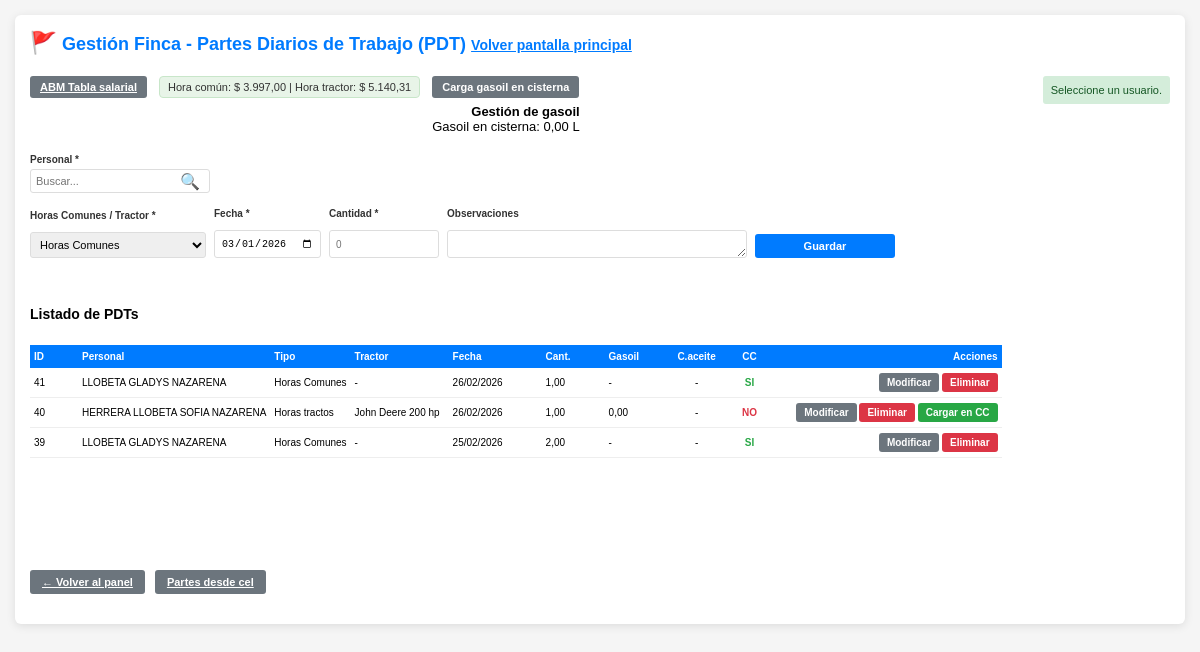
Page /gestionar_finca.php?cc=sin_usuario (signed in) on the earlier database version.
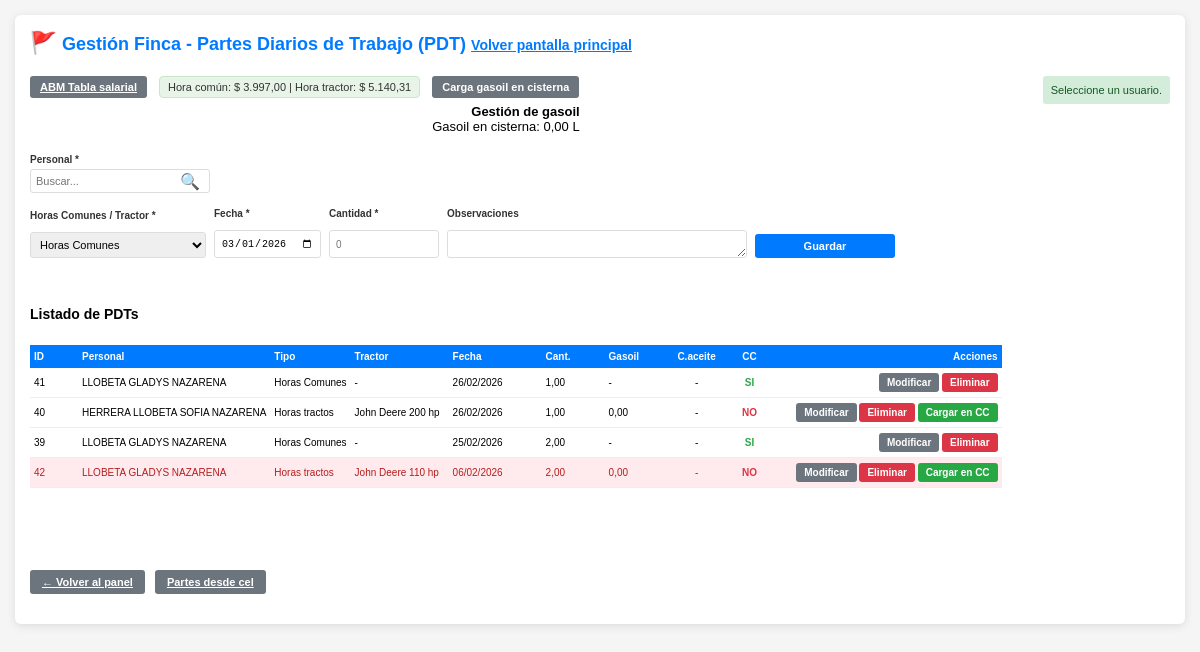
Same page on the later database version.
### tables this page shows
CREATE TABLE `pdt` (
  `id` int(11) NOT NULL AUTO_INCREMENT,
  `usuario_id` int(11) NOT NULL,
  `tipo_horas` enum('Horas tractos','Horas Comunes') NOT NULL DEFAULT 'Horas Comunes',
  `tractor` varchar(100) DEFAULT NULL,
  `fecha` date NOT NULL,
  `horas` decimal(5,2) DEFAULT 0.00,
  `cant_gasoil` decimal(6,2) DEFAULT NULL,
  `cambio_aceite` tinyint(1) DEFAULT 0,
  `en_cc` tinyint(1) DEFAULT 0,
  `observaciones` text DEFAULT NULL,
  `fecha_creacion` timestamp NOT NULL DEFAULT current_timestamp(),
  `fecha_modificacion` timestamp NOT NULL DEFAULT current_timestamp() ON UPDATE current_timestamp(),
  PRIMARY KEY (`id`),
  KEY `idx_usuario` (`usuario_id`),
  KEY `idx_fecha` (`fecha`),
  CONSTRAINT `pdt_ibfk_1` FOREIGN KEY (`usuario_id`) REFERENCES `usuarios` (`id`) ON DELETE CASCADE
);

CREATE TABLE `usuarios` (
  `id` int(11) NOT NULL AUTO_INCREMENT,
  `apellido` varchar(150) NOT NULL,
  `dni` varchar(20) NOT NULL,
  `cuit` varchar(25) DEFAULT NULL,
  `domicilio` varchar(200) DEFAULT NULL,
  `email` varchar(100) DEFAULT NULL,
  `celular` varchar(20) DEFAULT NULL,
  `consorcio` varchar(100) DEFAULT NULL,
  PRIMARY KEY (`id`)
);

### gestionar_finca.php (the view, shortened to what this page needs)
<?php
include 'db.php';
$desde_cel = DESDE_CEL;
if ($desde_cel) {
    $form_action_url = 'partes_desde_cel.php';
    $titulo_pagina = 'Partes desde cel';
} else {
    $form_action_url = 'gestionar_finca.php';
    $titulo_pagina = 'Gestión Finca - Partes Diarios de Trabajo (PDT)';
}
$es_nivel_0 = (isset($_SESSION['acceso_nivel']) && (int)$_SESSION['acceso_nivel'] === 0);
$mostrar_vista_completa = true;
$mensaje = '';
$pdt_edit = null;
if ($_SERVER['REQUEST_METHOD'] === 'GET' && isset($_GET['cc'])) {
    if ($_GET['cc'] === 'ok') $mensaje = 'Trabajos CC=NO cargados en cuenta corriente correctamente.';
    elseif ($_GET['cc'] === 'sin_usuario') $mensaje = 'Seleccione un usuario.';
    elseif ($_GET['cc'] === 'sin_datos' || $_GET['cc'] === 'sin_horas') $mensaje = 'No hay trabajos con CC=NO para cargar.';
    elseif ($_GET['cc'] === 'sin_tabla_salarial') $mensaje = 'Falta configurar tabla salarial.';
    elseif ($_GET['cc'] === 'error') $mensaje = 'Error: ' . ($_GET['msg'] ?? '');
}
$tractor_default = 'Horas Comunes';
$lista_pdt = [];
$sql_lista = "SELECT p.id, p.usuario_id, p.tipo_horas, p.tractor, p.fecha, p.horas, p.cant_gasoil, p.cambio_aceite, p.en_cc, p.observaciones, u.apellido AS usuario_nombre FROM pdt p INNER JOIN usuarios u ON u.id = p.usuario_id ORDER BY p.fecha DESC, p.id DESC LIMIT 200";
$res_lista = mysqli_query($conexion, $sql_lista);
if ($res_lista) {
    while ($row = mysqli_fetch_assoc($res_lista)) {
        $keys = array_map('strtolower', array_keys($row));
        $combined = @array_combine($keys, array_values($row));
        $lista_pdt[] = (is_array($combined) ? $combined : $row);
    }
}
$gasoil_en_sisterna = 0;
$r_g = mysqli_query($conexion, "SELECT COALESCE(SUM(cantidad), 0) AS total FROM gasoil");
if ($r_g && $f_g = mysqli_fetch_assoc($r_g)) {
    $gasoil_en_sisterna = (float)$f_g['total'];
}
$tractores_lista = array('John Deere 200 hp', 'John Deere 110 hp', 'New Holland TM150', 'New Holland 7630', 'Massey Ferguson 1165');
foreach ($tractores_lista as $tr) {
    $tr_esc = mysqli_real_escape_string($conexion, $tr);
    $ultimo = mysqli_query($conexion, "SELECT id, fecha FROM pdt WHERE tractor = '$tr_esc' AND cambio_aceite = 1 ORDER BY fecha DESC, id DESC LIMIT 1");
    if ($ultimo && $row_ult = mysqli_fetch_assoc($ultimo)) {
        $id_ult = (int)$row_ult['id'];
        $fecha_ult = mysqli_real_escape_string($conexion, $row_ult['fecha']);
        $suma = mysqli_query($conexion, "SELECT COALESCE(SUM(horas),0) AS h, COALESCE(SUM(cant_gasoil),0) AS g FROM pdt WHERE tractor = '$tr_esc' AND (fecha > '$fecha_ult' OR (fecha = '$fecha_ult' AND id > $id_ult))");
        if ($suma && $s = mysqli_fetch_assoc($suma)) {
            $horas = (float)$s['h'];
            $gasoil = (float)$s['g'];
        }
    } else {
        $suma = mysqli_query($conexion, "SELECT COALESCE(SUM(horas),0) AS h, COALESCE(SUM(cant_gasoil),0) AS g FROM pdt WHERE tractor = '$tr_esc'");
        if ($suma && $s = mysqli_fetch_assoc($suma)) {
            $horas = (float)$s['h'];
            $gasoil = (float)$s['g'];
        }
    }
}
$ultima_tabla_salarial = ['valor_hora_comun' => 0, 'valor_hora_tractor' => 0];
$res_ult = mysqli_query($conexion, "SELECT valor_hora_comun, valor_hora_tractor FROM tabla_salarial ORDER BY id DESC LIMIT 1");
if ($res_ult && $row_ult = mysqli_fetch_assoc($res_ult)) {
    $ultima_tabla_salarial['valor_hora_comun'] = (float)$row_ult['valor_hora_comun'];
    $ultima_tabla_salarial['valor_hora_tractor'] = (float)$row_ult['valor_hora_tractor'];
}
?>
<!DOCTYPE html>
<html lang="es">
<head>
</head>
<?php
        $url_esc_volver = $desde_cel ? ($es_nivel_0 ? 'logout.php' : 'gestionar_finca.php') : 'index.php';
        $js_esc = "if((e.keyCode||e.which)==27){var f=document.getElementById('formCargaGasoilSisterna');if(f&&f.style.display!='none'){f.style.display='none';return false;}";
        $js_esc .= "location.href='".addslashes($url_esc_volver)."';return false;}";
        ?>
<body onkeydown="var e=event||window.event;<?= $js_esc ?>">
    <div class="container">
        <div style="display: flex; align-items: flex-start; justify-content: space-between; gap: 20px; flex-wrap: wrap; margin-bottom: 15px;">
            <h2 style="margin: 0;"><span style="font-size: 1.2em;" title="PDT">🚩</span> <?= htmlspecialchars($titulo_pagina) ?> <a href="<?= $desde_cel ? ($es_nivel_0 ? 'logout.php' : 'gestionar_finca.php') : 'index.php' ?>" id="linkVolverEsc" style="font-size: 14px; color: #007bff;" title="Volver (ESC)">Volver pantalla principal</a></h2>
            <div style="text-align: right; flex-shrink: 0; display: flex; align-items: flex-start; gap: 12px; flex-wrap: wrap;">
                <?php if ($mostrar_vista_completa): ?>
                <a href="gestionar_tabla_salarial.php" class="btn btn-secondary" style="font-size: 11px; padding: 5px 10px;">ABM Tabla salarial</a>
                <span id="valoresSalarialesFinca" style="font-size: 11px; color: #333; padding: 4px 8px; background: #e8f4e8; border-radius: 4px; border: 1px solid #c8e6c9;">
                    Hora común: $ <?= number_format($ultima_tabla_salarial['valor_hora_comun'], 2, ',', '.') ?> | Hora tractor: $ <?= number_format($ultima_tabla_salarial['valor_hora_tractor'], 2, ',', '.') ?>
                </span>
                <?php endif; ?>
                <div style="display: flex; flex-direction: column; gap: 6px;">
                    <div style="display: flex; align-items: center; gap: 12px;">
                        <button type="button" id="btnCargaGasoilSisterna" class="btn btn-secondary" style="font-size: 11px; padding: 5px 10px;" onclick="var f=document.getElementById('formCargaGasoilSisterna');if(f){f.style.display=(f.style.display==='block')?'none':'block';}" ontouchend="var f=document.getElementById('formCargaGasoilSisterna');if(f){f.style.display=(f.style.display==='block')?'none':'block';}event.preventDefault();">Carga gasoil en cisterna</button>
                    </div>
                <div style="font-size: 13px;">
                    <strong>Gestión de gasoil</strong><br>
                    Gasoil en cisterna: <span id="gasoilEnSisternaVal"><?= number_format($gasoil_en_sisterna, 2, ',', '') ?></span> L
                </div>
            </div>
        </div>
        <?php
        if (isset($_GET['cc'])) {
            if ($_GET['cc'] === 'ok') $mensaje = 'Horas cargadas en cuenta corriente correctamente.';
            elseif ($_GET['cc'] === 'sin_horas') $mensaje = 'No hay horas con CC=NO para cargar para este usuario.';
            elseif ($_GET['cc'] === 'sin_usuario') $mensaje = 'Seleccione un usuario.';
            elseif ($_GET['cc'] === 'sin_datos') $mensaje = 'No hay datos para cargar.';
            elseif ($_GET['cc'] === 'sin_tabla_salarial') $mensaje = 'Configure la tabla salarial (valores hora común y hora tractor) antes de cargar.';
            elseif ($_GET['cc'] === 'error') $mensaje = 'Falta dato o corregir.';
        }
        ?>
        <?php if ($mensaje && $mensaje !== 'Parte guardado.'): ?>
            <div id="mensajeCC" class="mensaje <?= (strpos($mensaje, 'Error') !== false || strpos($mensaje, 'Falta dato') !== false) ? 'error' : 'ok' ?>">
                <?= htmlspecialchars($mensaje) ?>
            </div>
        <?php endif; ?>
        <?php
        $nombre_personal_mostrar = '';
        ?>
        <form method="POST" id="formPDT" class="form-nav-enter" action="<?= htmlspecialchars($form_action_url) ?>">
            <div style="display: flex; align-items: flex-start; gap: 14px; flex-wrap: wrap; margin-bottom: 4px;">
                <div class="form-group buscador-usuario-container" style="flex: 1 1 auto; min-width: 200px;">
                    <label>Personal *</label>
                    <div style="display: flex; align-items: center; gap: 10px; flex-wrap: wrap;">
                        <div class="buscador-usuario" style="flex: 0 0 180px; min-width: 140px;">
                            <input type="text" id="buscadorUsuario" tabindex="-1" placeholder="Buscar..." autocomplete="off" value="<?= htmlspecialchars($nombre_personal_mostrar) ?>" oninput="if(window.buscarPersonalPdt)window.buscarPersonalPdt();" onkeyup="if(window.buscarPersonalPdt)window.buscarPersonalPdt();">
                            <span class="ico-lupa" aria-hidden="true">🔍</span>
                        </div>
                    </div>
                </div>
            </div>
            <div class="form-row">
                <div class="form-group" id="tractorGroup">
                    <label>Horas Comunes / Tractor *</label>
                    <select name="tractor" id="tractor" tabindex="-1" required>
                        <optgroup label="Horas Comunes">
                            <option value="Horas Comunes" <?= (($pdt_edit && ($pdt_edit['tipo_horas'] ?? '') === 'Horas Comunes') || (!$pdt_edit && $tractor_default === 'Horas Comunes')) ? 'selected' : '' ?>>Horas Comunes</option>
                        </optgroup>
                    </select>
                </div>
                <div class="form-group form-group-compact">
                    <label>Fecha *</label>
                    <input type="date" name="fecha" id="fecha" tabindex="1" value="<?= $pdt_edit ? $pdt_edit['fecha'] : date('Y-m-d') ?>" required>
                </div>
                <div class="form-group form-group-compact" id="cantidadHorasGroup">
                    <label id="labelCantidad">Cantidad *</label>
                    <input type="text" inputmode="numeric" pattern="[0-9]*" name="horas" id="horas" tabindex="2" value="<?= $pdt_edit ? (int)$pdt_edit['horas'] : '' ?>" placeholder="0" required autocomplete="off">
                </div>
                <div class="form-group form-group-observaciones">
                    <label>Observaciones</label>
                    <textarea name="observaciones" id="observaciones" rows="1" tabindex="3" style="resize: vertical; min-height: 28px;" onkeydown="if((event||window.event).key==='Enter'&&!(event||window.event).shiftKey){(event||window.event).preventDefault();var g=document.getElementById('btnGuardar');if(g)g.focus();}"><?= htmlspecialchars($pdt_edit['observaciones'] ?? '') ?></textarea>
                </div>
                <div class="form-group" style="flex: 0 0 auto; flex-shrink: 0; align-self: flex-end;">
                    <label>&nbsp;</label>
                    <button type="submit" name="guardar" id="btnGuardar" class="btn btn-primary" tabindex="6" style="min-width: 140px; padding: 6px 24px;">Guardar</button>
                </div>
            </div>
        </form>
        <div style="margin-top: 12px;">
            <h3 style="margin: 0 0 8px 0;">Listado de PDTs</h3>
            <div id="grid1" class="wrap-tabla-pdt">
        <table class="tabla-listado-pdt">
            <thead>
                <tr>
                    <th class="col-id">ID</th>
                    <th class="col-personal">Personal</th>
                    <th class="col-tipo">Tipo</th>
                    <th class="col-tractor">Tractor</th>
                    <th class="col-fecha">Fecha</th>
                    <th class="col-cantidad">Cant.</th>
                    <th class="col-gasoil">Gasoil</th>
                    <th class="col-cambio">C.aceite</th>
                    <th class="col-cc">CC</th>
                    <th class="col-acciones">Acciones</th>
                </tr>
            </thead>
            <tbody>
                <?php $tiene_datos = count($lista_pdt) > 0; ?>
                <?php if ($tiene_datos): ?>
                    <?php foreach ($lista_pdt as $pdt): ?>
                        <?php $tiene_obs = !empty(trim($pdt['observaciones'] ?? '')); ?>
                        <tr class="fila-pdt<?= $tiene_obs ? ' fila-con-observaciones' : '' ?>" data-usuario-id="<?= (int)$pdt['usuario_id'] ?>"<?= $tiene_obs ? ' title="Clic para ver observaciones"' : '' ?>>
                            <td class="col-id" title="<?= (int)$pdt['id'] ?>"><?php $id = (string)$pdt['id']; echo strlen($id) > 6 ? substr($id, 0, 6) . '…' : $id; ?></td>
                            <td class="col-personal" title="<?= htmlspecialchars($pdt['usuario_nombre']) ?>"><?= htmlspecialchars($pdt['usuario_nombre']) ?></td>
                            <td class="col-tipo" title="<?= htmlspecialchars($pdt['tipo_horas']) ?>"><?php $t = htmlspecialchars($pdt['tipo_horas']); echo mb_strlen($t) > 20 ? mb_substr($t, 0, 20) . '…' : $t; ?></td>
                            <td class="col-tractor"><?= htmlspecialchars($pdt['tractor'] ?? '-') ?></td>
                            <td class="col-fecha" title="<?= date('d/m/Y', strtotime($pdt['fecha'])) ?>"><?php $f = date('d/m/Y', strtotime($pdt['fecha'])); echo mb_strlen($f) > 20 ? mb_substr($f, 0, 20) . '…' : $f; ?></td>
                            <td class="col-cantidad"><?= number_format($pdt['horas'], 2, ',', '.') ?></td>
                            <td class="col-gasoil"><?= isset($pdt['cant_gasoil']) && $pdt['cant_gasoil'] !== null ? number_format($pdt['cant_gasoil'], 2, ',', '.') : '-' ?></td>
                            <td class="col-cambio"><?= (isset($pdt['cambio_aceite']) && $pdt['cambio_aceite'] == 1) ? '✓' : '-' ?></td>
                            <td class="col-cc" style="font-weight: bold; <?= (isset($pdt['en_cc']) && $pdt['en_cc'] == 1) ? 'color: #28a745;' : 'color: #dc3545;' ?>">
                                <?= (isset($pdt['en_cc']) && $pdt['en_cc'] == 1) ? 'SI' : 'NO' ?>
                            </td>
                            <td class="col-acciones">
                                <div style="display: flex; justify-content: flex-end; width: 100%;">
                                <div class="acciones-botones">
                                    <form method="POST" action="<?= htmlspecialchars($form_action_url) ?>" style="display:inline;">
                                        <button type="submit" name="editar" class="btn btn-secondary">Modificar</button>
                                    </form>
                                    <form method="POST" action="<?= htmlspecialchars($form_action_url) ?>" style="display:inline;">
                                        <button type="submit" name="eliminar" class="btn btn-danger" onclick="return confirm('¿Eliminar este PDT?')">Eliminar</button>
                                    </form>
                                    <?php if ((!isset($pdt['en_cc']) || $pdt['en_cc'] == 0)): ?>
                                    <form method="POST" action="<?= htmlspecialchars($form_action_url) ?>" style="display:inline;">
                                        <button type="submit" name="cargar_cc" class="btn btn-success">Cargar en CC</button>
                                    </form>
                                    <?php endif; ?>
                                </div>
                                </div>
                            </td>
                        </tr>
                    <?php endforeach; ?>
                <?php else: ?>
                    <tr>
                        <td colspan="10" style="text-align: center; padding: 15px; color: #666; font-size: 11px;">No hay partes diarios de trabajo registrados.</td>
                    </tr>
                <?php endif; ?>
            </tbody>
        </table>
            </div>
        </div>
        <div style="margin-top: 20px; display: flex; gap: 10px; flex-wrap: wrap;">
            <?php if ($mostrar_vista_completa): ?>
            <a href="index.php" class="btn btn-secondary">← Volver al panel</a>
            <?php endif; ?>
            <a href="partes_desde_cel.php" class="btn btn-secondary">Partes desde cel</a>
        </div>
    </div>
</body>
</html>

Differences in the rows shown:
added pdt: id "42", usuario.apellido "LLOBETA GLADYS NAZARENA", tipo_horas "Horas tractos", tractor "John Deere 110 hp", fecha "06/02/2026", horas "2,00", cant_gasoil "0,00", en_cc "NO", observaciones "1111" (drawn)
